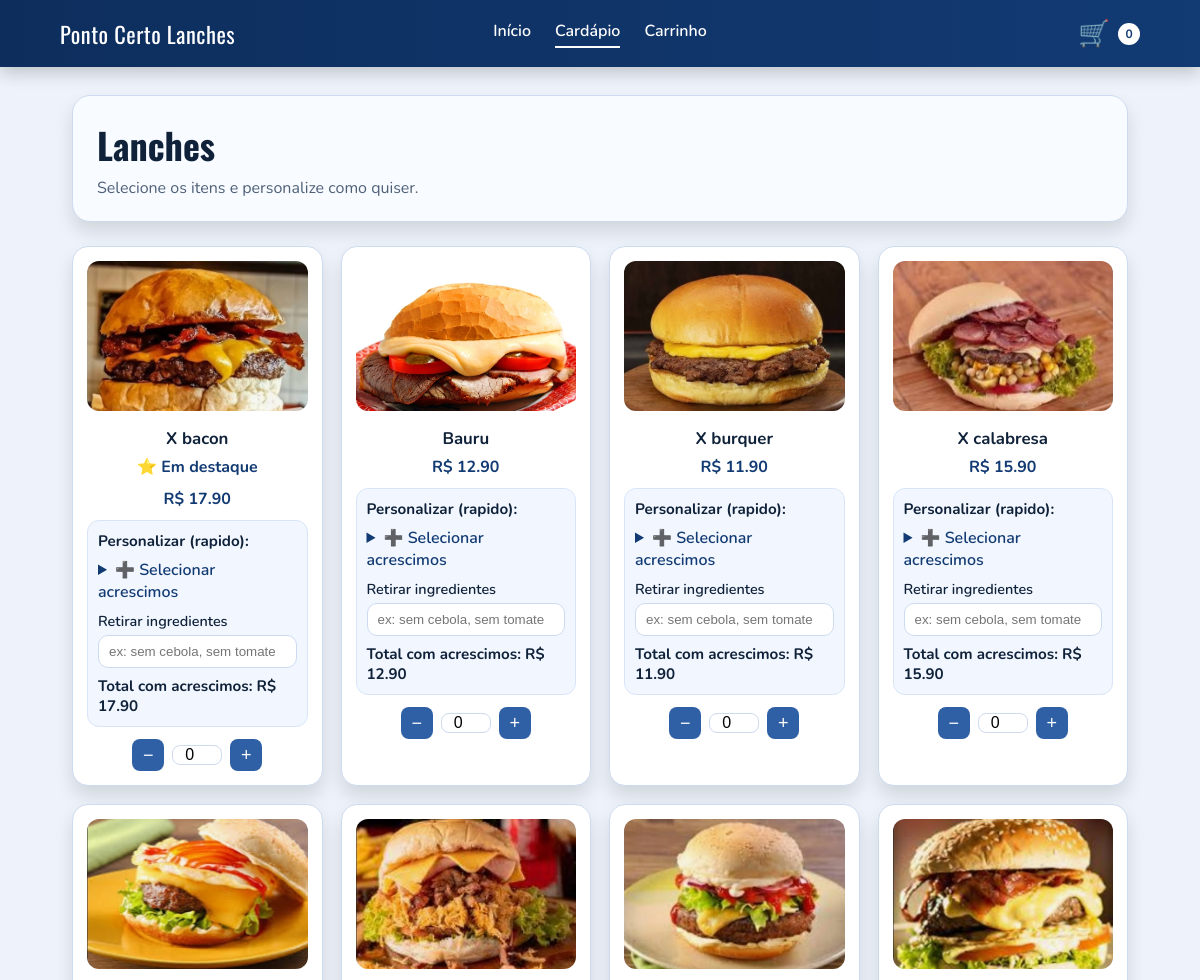
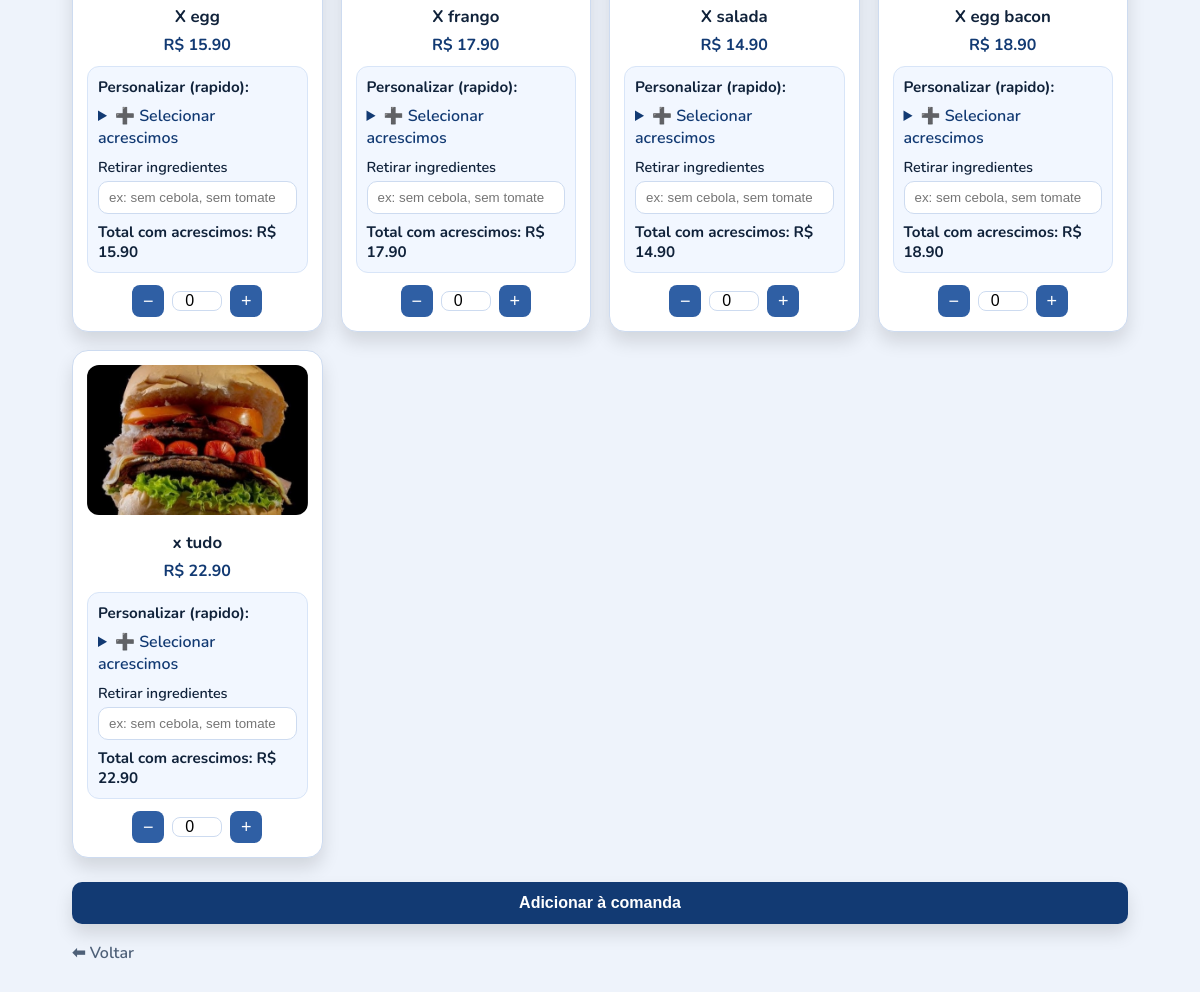
Page /cliente/categoria/1 on the committed database (2 pictures, top to bottom).
### tables this page shows
CREATE TABLE categorias (
        id INTEGER PRIMARY KEY AUTOINCREMENT,
        nome TEXT
    , imagem TEXT);

CREATE TABLE produtos (
        id INTEGER PRIMARY KEY AUTOINCREMENT,
        nome TEXT,
        preco REAL,
        categoria_id INTEGER,
        imagem TEXT
    , destaque INTEGER DEFAULT 0);

### lanchonete/app.py (the view)
@app.route("/cliente/categoria/<int:categoria_id>")
def cliente_categoria(categoria_id):
    con = get_db_connection()
    cur = con.cursor()
    cur.execute("SELECT * FROM categorias WHERE id = ?", (categoria_id,))
    categoria = cur.fetchone()
    if not categoria:
        return redirect(url_for("cliente_cardapio"))
    cur.execute(
        "SELECT * FROM produtos WHERE categoria_id = ? ORDER BY destaque DESC, nome",
        (categoria_id,)
    )
    produtos = cur.fetchall()
    cart = get_cart()
    cart_count = sum(item["qtd"] for item in cart)
    ingredientes_padrao = ["milho", "tomate", "cebola", "alface"]
    acrescimos_opcoes = [
        {"nome": "calabresa", "preco": 1.50},
        {"nome": "bacon", "preco": 2.50},
        {"nome": "hamburguer", "preco": 2.50},
        {"nome": "presunto", "preco": 0.50},
        {"nome": "ovo", "preco": 1.50},
        {"nome": "frango", "preco": 3.00},
        {"nome": "queijo", "preco": 1.00},
        {"nome": "cheddar", "preco": 0.50},
        {"nome": "catupiry", "preco": 0.50}
    ]
    return render_template(
        "cliente_produtos.html",
        categoria=categoria,
        produtos=produtos,
        ingredientes_padrao=ingredientes_padrao,
        acrescimos_opcoes=acrescimos_opcoes,
        cart_count=cart_count
    )

### lanchonete/app.py (called while the page is built)
@app.teardown_appcontext
def teardown_db_connection(exception):
    close_connection(exception)

@app.before_request
def ensure_db_inicializado():
    global db_inicializado
    if not db_inicializado:
        inicializar_sistema()
        db_inicializado = True

def get_cart():
    cart = session.get("cart", [])
    if not isinstance(cart, list):
        cart = []
    return cart

### lanchonete/database.py (called while the page is built)
def get_db_connection():
    if 'db' not in g:
        g.db = sqlite3.connect(DB_PATH, timeout=10)
        g.db.row_factory = sqlite3.Row
    return g.db

def close_connection(exception):
    db = getattr(g, 'db', None)
    if db is not None:
        db.close()

### lanchonete/templates/cliente_produtos.html (shortened to what this page needs)
<!DOCTYPE html>
<html lang="pt-br">
<head>
    <link rel="stylesheet" href="{{ url_for('static', filename='cliente_shop.css') }}">
</head>
<body class="cliente-home">
<header class="home-topbar">
    <div class="home-brand">Ponto Certo Lanches</div>
    <nav class="home-nav">
        <a href="{{ url_for('cliente_index') }}">Início</a>
        <a class="active" href="{{ url_for('cliente_cardapio') }}">Cardápio</a>
        <a href="{{ url_for('cliente_carrinho') }}">Carrinho</a>
    </nav>
    <a class="home-cart" href="{{ url_for('cliente_carrinho') }}">
        <span class="cart-icon">🛒</span>
        <span class="cart-badge">{{ cart_count or 0 }}</span>
    </a>
</header>
<main class="shop-page">
    {% set eh_bebida = (categoria.nome|lower == 'bebidas') %}
    <section class="shop-hero">
        <h1>{{ categoria.nome }}</h1>
        <p>Selecione os itens e personalize como quiser.</p>
    </section>
    <form method="post" action="{{ url_for('cliente_confirmar_itens') }}">
        <div class="produtos-grid">
            {% for p in produtos %}
                <div class="produto-card">
                    {% if p.imagem %}
                        <img src="{{ url_for('static', filename='uploads/' + p.imagem) }}" alt="{{ p.nome }}">
                    {% else %}
                        <div class="imagem-placeholder-grande"></div>
                    {% endif %}
                    <h3>{{ p.nome }}</h3>
                    {% if p.destaque %}
                        <p class="preco">⭐ Em destaque</p>
                    {% endif %}
                    <p class="preco">R$ {{ "%.2f"|format(p.preco) }}</p>
                    {% if not eh_bebida %}
                    <div class="personalizacao-produto">
                        <h4>Personalizar (rapido):</h4>
                        <details class="acrescimos-toggle">
                            <summary>➕ Selecionar acrescimos</summary>
                        </details>
                        <label class="campo">
                            <span>Retirar ingredientes</span>
                            <input type="text" name="observacoes_{{ p.id }}" placeholder="ex: sem cebola, sem tomate">
                        </label>
                        <div class="total-produto">
                            Total com acrescimos:
                            R$ <span id="total_{{ p.id }}">{{ "%.2f"|format(p.preco) }}</span>
                        </div>
                    </div>
                    {% endif %}
                    <div class="qtd-box">
                        <button type="button" onclick="alterarQtd('{{ p.id }}', -1)">−</button>
                        <input type="number" id="qtd_{{ p.id }}" name="qtd_{{ p.id }}" value="0" min="0">
                        <button type="button" onclick="alterarQtd('{{ p.id }}', 1)">+</button>
                    </div>
                </div>
            {% endfor %}
        </div>
        <button type="submit" class="btn-adicionar">Adicionar à comanda</button>
    </form>
    <a href="{{ url_for('cliente_cardapio') }}" class="btn-voltar">⬅ Voltar</a>
</main>
</body>
</html>

### lanchonete/static/cliente_shop.css (style rules this page uses)
:root { --red: #123a73; --red-dark: #0b2344; --orange: #2f5fa4; --bg: #eef3fb; --text: #10223a; --muted: #4e6078; --line: #cddbf0; --card: #ffffff; --shadow: 0 10px 18px rgba(0, 0, 0, 0.12); }
* { box-sizing: border-box; margin: 0; padding: 0; }
body.cliente-home { font-family: 'Nunito', sans-serif; background: var(--bg); color: var(--text); }
a { text-decoration: none; color: inherit; }
.home-topbar { background: linear-gradient(90deg, #0d2e5d, #123a73); color: #fff; padding: 16px 5vw; display: grid; grid-template-columns: 1fr auto 1fr; align-items: center; position: sticky; top: 0; z-index: 10; box-shadow: 0 6px 16px rgba(0, 0, 0, 0.2); }
.home-brand { font-family: 'Oswald', sans-serif; font-size: 1.4rem; letter-spacing: 0.5px; }
.home-nav { display: flex; justify-content: center; gap: 24px; font-weight: 600; }
.home-nav a { position: relative; padding-bottom: 6px; }
.home-nav a.active::after, .home-nav a:hover::after { content: ""; position: absolute; left: 0; right: 0; bottom: 0; height: 2px; background: #fff; }
.home-cart { justify-self: end; display: inline-flex; align-items: center; gap: 8px; font-weight: 700; }
.cart-icon { font-size: 1.6rem; }
.cart-badge { width: 22px; height: 22px; border-radius: 999px; background: #fff; color: var(--red); display: grid; place-items: center; font-size: 0.75rem; font-weight: 700; }
.shop-page { padding: 28px 6vw 64px; }
.shop-hero { background: #f8fbff; border-radius: 18px; padding: 22px 24px; box-shadow: var(--shadow); border: 1px solid var(--line); margin-bottom: 24px; }
.shop-hero h1 { font-family: 'Oswald', sans-serif; font-size: clamp(1.8rem, 3vw, 2.4rem); margin-bottom: 6px; }
.shop-hero p { color: var(--muted); }
.produtos-grid { display: grid; grid-template-columns: repeat(auto-fit, minmax(220px, 1fr)); gap: 18px; }
.produto-card { background: var(--card); border-radius: 16px; overflow: hidden; box-shadow: var(--shadow); border: 1px solid var(--line); padding: 14px; text-align: center; }
.produto-card img { width: 100%; height: 150px; object-fit: cover; border-radius: 12px; margin-bottom: 10px; }
.produto-card h3 { font-size: 1.05rem; margin-bottom: 6px; }
.produto-card .preco { font-weight: 700; color: var(--red); margin-bottom: 10px; }
.personalizacao-produto { text-align: left; background: #f2f7ff; border-radius: 12px; padding: 10px; border: 1px solid #d8e5f8; margin-bottom: 12px; display: grid; gap: 8px; }
.personalizacao-produto h4 { font-size: 0.95rem; }
.acrescimos-toggle summary { cursor: pointer; font-weight: 600; color: var(--red); }
.campo span { display: block; font-size: 0.9rem; font-weight: 600; margin-bottom: 4px; }
.campo input { width: 100%; padding: 8px 10px; border-radius: 10px; border: 1px solid var(--line); }
.total-produto { font-weight: 700; color: var(--text); font-size: 0.95rem; }
.qtd-box { display: flex; justify-content: center; align-items: center; gap: 8px; }
.qtd-box button { width: 32px; height: 32px; border: none; border-radius: 8px; background: var(--orange); color: #fff; font-size: 18px; cursor: pointer; }
.qtd-box input { width: 50px; text-align: center; font-size: 16px; border-radius: 8px; border: 1px solid var(--line); }
.btn-adicionar { width: 100%; margin-top: 24px; padding: 12px; background: var(--red); color: #fff; border: none; border-radius: 10px; font-size: 16px; font-weight: 700; cursor: pointer; box-shadow: var(--shadow); }
.btn-voltar { display: inline-block; margin-top: 18px; font-weight: 600; color: var(--muted); }

### rows in the picture
categorias: nome "Lanches"
produtos: imagem (picture), nome "X bacon", destaque "⭐ Em destaque", preco "17.90"
produtos: imagem (picture), nome "Bauru", preco "12.90"
produtos: imagem (picture), nome "X burquer", preco "11.90"
produtos: imagem (picture), nome "X calabresa", preco "15.90"
produtos: imagem (picture), nome "X egg", preco "15.90"
produtos: imagem (picture), nome "X frango", preco "17.90"
produtos: imagem (picture), nome "X salada", preco "14.90"
produtos: imagem (picture), nome "X egg bacon", preco "18.90"
produtos: imagem (picture), nome "x tudo", preco "22.90"

### other values in the picture
{{ cart_count or 0 }} "0"
